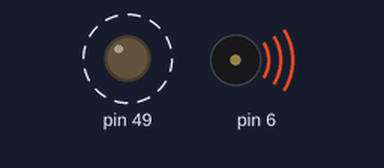
A sketch run on a simulated Arduino Mega 2560, built with avr-gcc and run on an emulated ATmega2560. Shown: output pins drawn as LEDs (lit = HIGH), buzzer (waves = sounding). Dashed ring = blinking. Pins used as bus, display or sensor lines are not drawn.

Above: at 0.5 s.
At 8.1 s:
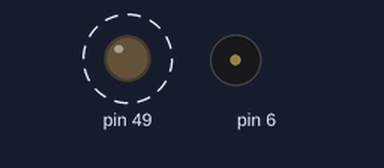
Timing chart, 0 to 11.0 s (numbered marks = the images above):
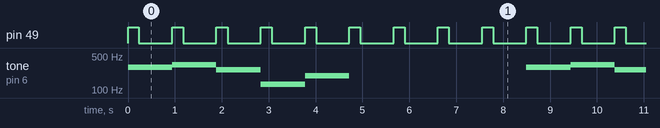

Measured:
- by itself, pin 49: alternates HIGH for 0.24 s and LOW for 0.71 s
- by itself, tone on pin 6: repeats every 8.5 s: 329 Hz 0.94 s, 261 Hz 0.94 s, 130 Hz 0.94 s, 196 Hz 0.94 s, silent 3.8 s, 293 Hz 0.94 s

The sketch:

lab3_demo2.ino
```cpp
/* @file   lab3_demo2.ino
 *   @author    Varun Venkatesh, Eli Orona
 *   @date      22-May-2022
 *   @brief   Demo #2 of Lab 3
 *
 *  Uses a SSRI to run Tasks 1 and 2 continuously
 */

using task = void(*)();
void schedulerSetup();
void schedulerUpdate();
void schedule_sync();
void task1();
void task2();

/// Array of tasks
task tasks[10];
enum TaskState { READY, RUNNING, SLEEPING };
/// Array of tasks states
static TaskState states[10];
/// Array of sleeping tasks
static int sleeping[10];

/**
 * @brief Sets a task state to sleeping
 *
 * Uses @p t to set a certain task state to sleeping for t seconds if it is currently running
 *
 * @param t
 *
 * @see task1
 * @see task2
 */

void sleep_474(int t) {
    for(int i = 0; i < 10; i++) {
        if (states[i] == TaskState::RUNNING) {
        sleeping[i] = t;
        states[i] = TaskState::SLEEPING;
        return;
        }
    }
}

enum SchedulerState { PENDING, DONE };
volatile SchedulerState sFlag = SchedulerState::PENDING;


/**
 * @brief Sets up the scheduler to prepare for the tasks.
 */
void schedulerSetup() {
    // Initialize the timer
    TCCR0A = (1 << WGM01); // CTC mode
    TCCR0B = (1 << CS02) ; // 1024 Prescaler
    OCR0A = 117; // Full period of the clock every 500Hz/2ms
    TIMSK0 = (1 << OCIE0A); // Enable Interrupts
}

/**
 * @brief Interrupt Service Routine
 */
ISR(TIMER0_COMPA_vect) {
    sFlag = SchedulerState::DONE;
}

/**
 * @brief Updates the scheduler.
 *
 * For each task in the task array, updates the state to RUNNING or READY
 */

void schedulerUpdate() {
    for (int i = 0; i < 10; i++) {
        if (tasks[i] == nullptr) {
        break;
        }
        if (states[i] == TaskState::READY) {
        states[i] = TaskState::RUNNING;
        tasks[i]();
        if (states[i] != TaskState::SLEEPING) {
            states[i] = TaskState::READY;
        }
        }
    }
}

/**
 * @brief Syncs the scheduler
 *
 * Uses the current value of sFlag boolean to change the amount of time each task still has to sleep
 */

void schedule_sync() {
    while (sFlag == SchedulerState::PENDING) {
        //no op
    }
    for(int i = 0; i < 10; i++) {
        if (states[i] == TaskState::SLEEPING) {
        sleeping[i] -= 2;
        if (sleeping[i] < 2) {
            states[i] = TaskState::READY;
        }
        }
    }
    sFlag = SchedulerState::PENDING;
}


/**
 * @brief Task1 that flashes an LED every 250 ms
 *
 * Use the sleep_474 method to update the state of the LED based on time
 *
 * @see sleep_474
 */
void task1() {
  bool on = PORTL & (1 << PL0);
  if (on) {
    PORTL &= ~(1 << PL0);
    sleep_474(750);
  } else {
    PORTL |= (1 << PL0);
    sleep_474(250);
  }
}

// Sets the output rate for TIMER4
// Input: hertz - the hertz to drive TIMER4 at. If hertz is zero, the timer is disabled.
void setTimer4Hertz(int hertz);
int notes[] = {293, 329, 261, 130, 196};

/**
 * @brief Enables the timer on the board
 *
 */
void enableTimer4() {
    // Enable the clock
    PRR1 &= ~(1 << PRTIM4);
    // Enable the output pin
    DDRH |= 1 << PH3;
    // Clear the timer registers
    TCCR4A = 0;
    TCCR4B = 0;
    // turn on CTC mode
    TCCR4B |= (1 << WGM12);
    // Set CS10 bit for a prescaler of 1
    TCCR4B |= (1 << CS10);
    // Enable output on PH3
    TCCR4A |= 1 << COM4A0;
    // Clear the timer counter
    TCNT4 = 0;
}


/**
 * @brief Sets the timer
 *
 * Uses @p hertz to set the frequency and value of the timer
 *
 * @param hertz
 */
void setTimer4Hertz(int hertz) {
    if (hertz == 0) {
        // Disable the timer output
        TCCR4A &= ~(1 << COM4A0);
    } else {
        // Make sure the timer is enabled
        TCCR4A |= 1 << COM4A0;
        // Set the CTC value based on the hertz. Multiplying by two because the clock toggles, and so the value for the ORC4A needs to be toggled twice to be one cycle.
        OCR4A = 16000000/(hertz * 2);
    }
}

/**
 * @brief Plays a theme on the board
 *
 * Uses sleep_474 and the setTimer4Hertz methods to set the current frequency to a specific value in an array of values
 *
 * @see notes
 * @see setTimer4Hertz
 * @see sleep_474
 */
void task2() {
  static int note = 0;
  if (note == 5) {
    setTimer4Hertz(0);
    sleep_474(4000);
    note = 0;
    return;
  }
  setTimer4Hertz(notes[note]);
  note++;
  sleep_474(1000);
}

/**
 * @brief Standard setup Arduino function
 *
 * @see enableTimer4
 * @see schedulerSetup
 */
void setup() {
    Serial.begin(9600);
    cli();
    schedulerSetup();
    sei();
    // Task 1 setup
    DDRL |= (1 << PL0);
    enableTimer4();
    tasks[0] = *task1;
    tasks[1] = *task2;
    tasks[2] = *schedule_sync;
    tasks[3] = nullptr;
}

/**
 * @brief Standard loop Arduino function
 *
 * Calls the schedulerUpdate function perpetually
 *
 * @see schedulerUpdate
 */
void loop() {
  schedulerUpdate();
}
```
